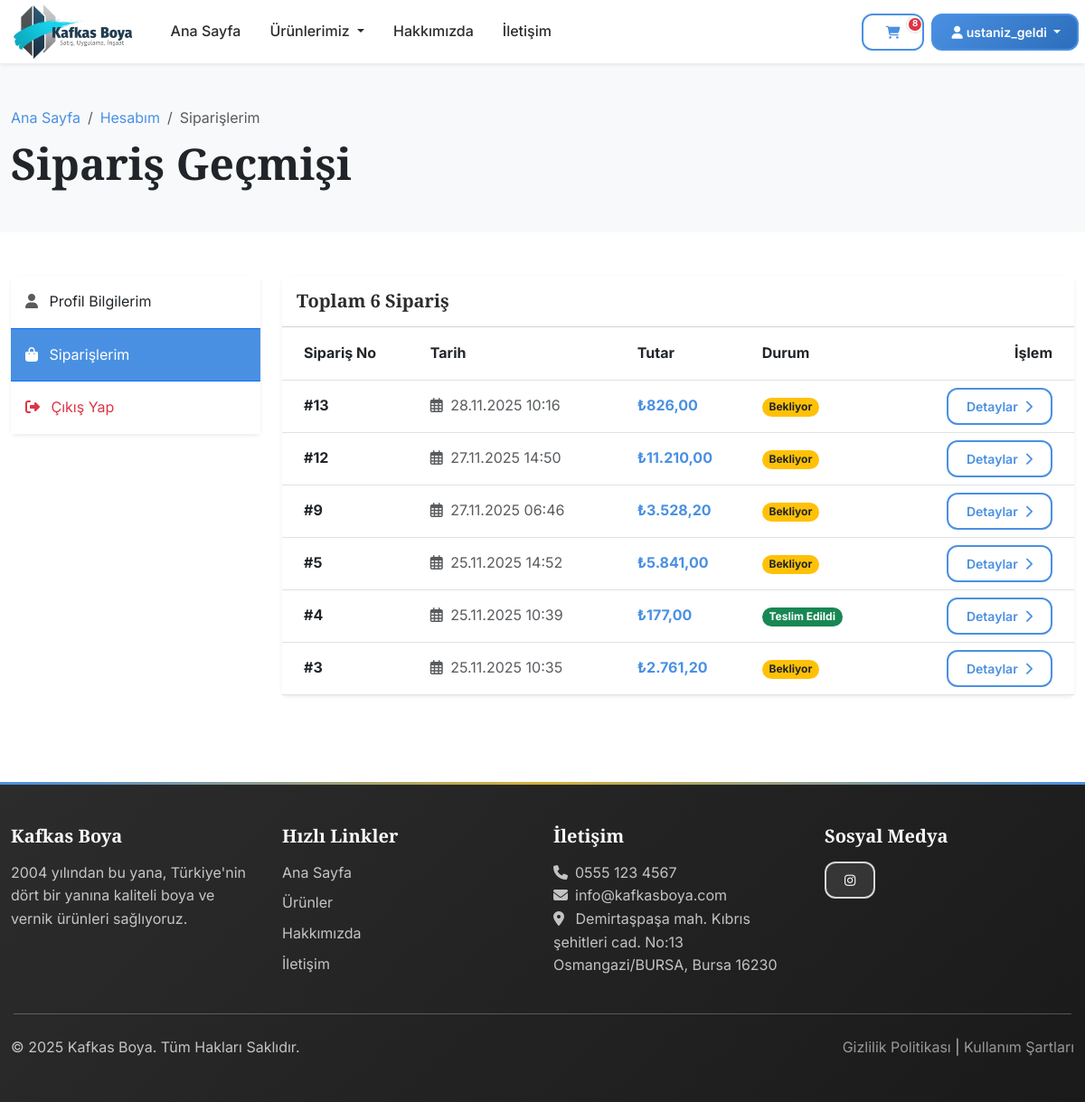
/orders.php (signed in), run on the app's committed database.
### tables this page shows
CREATE TABLE `orders` (
  `id` int(11) NOT NULL,
  `user_id` int(11) NOT NULL,
  `total_amount` decimal(10,2) NOT NULL,
  `status` enum('pending','processing','shipped','delivered','cancelled') DEFAULT 'pending',
  `created_at` timestamp NOT NULL DEFAULT current_timestamp(),
  `updated_at` timestamp NOT NULL DEFAULT current_timestamp() ON UPDATE current_timestamp()
);

### orders.php (the view, shortened to what this page needs)
<?php
require_once 'includes/session.php';
$user_id = $_SESSION['user_id'];
$sql = "SELECT o.*,
        (SELECT COUNT(*) FROM order_items WHERE order_id = o.id) as item_count
        FROM orders o
        WHERE o.user_id = ?
        ORDER BY o.created_at DESC";
$orders = [];
if ($stmt = $conn->prepare($sql)) {
    $stmt->bind_param("i", $user_id);
    $stmt->execute();
    $result = $stmt->get_result();
    while ($row = $result->fetch_assoc()) {
        $orders[] = $row;
    }
}
require_once 'includes/header.php';
?>
    <section class="page-header bg-light py-5" style="margin-top: 70px;">
        <div class="container">
            <div class="row align-items-center">
                <div class="col-lg-8">
                    <nav aria-label="breadcrumb">
                        <ol class="breadcrumb mb-2">
                            <li class="breadcrumb-item"><a href="/index.php" class="text-decoration-none text-primary">Ana Sayfa</a></li>
                            <li class="breadcrumb-item"><a href="/profile.php" class="text-decoration-none text-primary">Hesabım</a></li>
                            <li class="breadcrumb-item active">Siparişlerim</li>
                        </ol>
                    </nav>
                    <h1 class="display-5 fw-bold text-dark mb-0" style="font-family: 'Playfair Display', serif;">
                        Sipariş Geçmişi
                    </h1>
                </div>
            </div>
        </div>
    </section>
    <section class="py-5">
        <div class="container" style="height: %100; margin-bottom: 48px;">
            <div class="row">
                <div class="col-lg-3 mb-4">
                    <div class="card border-0 shadow-sm">
                        <div class="card-body p-0">
                            <div class="list-group list-group-flush">
                                <a href="/profile.php" class="list-group-item list-group-item-action py-3">
                                    <i class="fas fa-user me-2 text-muted"></i> Profil Bilgilerim
                                </a>
                                <a href="/orders.php" class="list-group-item list-group-item-action py-3 active bg-primary text-white">
                                    <i class="fas fa-shopping-bag me-2"></i> Siparişlerim
                                </a>
                                <a href="/logout.php" class="list-group-item list-group-item-action py-3 text-danger">
                                    <i class="fas fa-sign-out-alt me-2"></i> Çıkış Yap
                                </a>
                            </div>
                        </div>
                    </div>
                </div>
                <div class="col-lg-9">
                    <?php if (empty($orders)): ?>
                        <div class="text-center py-5 bg-light rounded-3">
                            <div class="mb-4">
                                <i class="fas fa-shopping-basket fa-4x text-muted opacity-50"></i>
                            </div>
                            <h3 class="fw-bold text-dark">Henüz Siparişiniz Yok</h3>
                            <p class="text-muted mb-4">Hemen alışverişe başlayıp ilk siparişinizi oluşturun.</p>
                            <a href="/shop.php" class="btn btn-primary btn-lg px-5">Alışverişe Başla</a>
                        </div>
                    <?php else: ?>
                        <div class="card border-0 shadow-sm">
                            <div class="card-header bg-white py-3">
                                <h5 class="mb-0 fw-bold">Toplam <?php echo count($orders); ?> Sipariş</h5>
                            </div>
                            <div class="card-body p-0">
                                <div class="table-responsive">
                                    <table class="table table-hover align-middle mb-0">
                                        <thead class="bg-light">
                                            <tr>
                                                <th class="ps-4 py-3">Sipariş No</th>
                                                <th class="py-3">Tarih</th>
                                                <th class="py-3">Tutar</th>
                                                <th class="py-3">Durum</th>
                                                <th class="py-3 text-end pe-4">İşlem</th>
                                            </tr>
                                        </thead>
                                        <tbody>
                                            <?php foreach ($orders as $order): ?>
                                                <tr>
                                                    <td class="ps-4 fw-bold">#<?php echo $order['id']; ?></td>
                                                    <td class="text-muted">
                                                        <i class="far fa-calendar-alt me-1"></i>
                                                        <?php echo date('d.m.Y H:i', strtotime($order['created_at'])); ?>
                                                    </td>
                                                    <td class="fw-bold text-primary">
                                                        ₺<?php echo number_format($order['total_amount'], 2, ',', '.'); ?>
                                                    </td>
                                                    <td>
                                                        <?php
                                                        $statusColors = [
                                                            'pending' => 'bg-warning text-dark',
                                                            'processing' => 'bg-info text-white',
                                                            'shipped' => 'bg-primary',
                                                            'delivered' => 'bg-success',
                                                            'cancelled' => 'bg-danger'
                                                        ];
                                                        $statusTexts = [
                                                            'pending' => 'Bekliyor',
                                                            'processing' => 'Hazırlanıyor',
                                                            'shipped' => 'Kargolandı',
                                                            'delivered' => 'Teslim Edildi',
                                                            'cancelled' => 'İptal Edildi'
                                                        ];
                                                        $status = $order['status'] ?? 'pending';
                                                        ?>
                                                        <span class="badge rounded-pill <?php echo $statusColors[$status] ?? 'bg-secondary'; ?>">
                                                            <?php echo $statusTexts[$status] ?? ucfirst($status); ?>
                                                        </span>
                                                    </td>
                                                    <td class="text-end pe-4">
                                                        <a href="#" class="btn btn-sm btn-outline-primary view-order-details" data-bs-toggle="modal" data-bs-target="#orderModal<?php echo $order['id']; ?>">
                                                            Detaylar <i class="fas fa-chevron-right ms-1"></i>
                                                        </a>
                                                    </td>
                                                </tr>
                                            <?php endforeach; ?>
                                        </tbody>
                                    </table>
                                </div>
                            </div>
                        </div>
                    <?php endif; ?>
                </div>
            </div>
        </div>
    </section>
<?php require_once 'includes/footer.php'; ?>

### assets/css/style.css (style rules this page uses)
:root { --primary-color: #4A90E2; --primary-dark: #2C6EBB; --primary-light: #7FB3F0; --secondary-color: #D4AF37; --secondary-dark: #B8941F; --secondary-light: #E8C766; --accent-color: #8B4513; --accent-light: #A0522D; --neutral-dark: #2C2C2C; --neutral-gray: #5A5A5A; --neutral-light: #F8F9FA; --neutral-white: #FFFFFF; --success-color: #5DADE2; --warning-color: #F39C12; --danger-color: #E74C3C; --info-color: #3498DB; --font-primary: 'Inter', sans-serif; --font-display: 'Playfair Display', serif; --border-radius: 8px; --border-radius-lg: 12px; --border-radius-xl: 16px; --box-shadow: 0 2px 8px rgba(74, 144, 226, 0.1), 0 1px 3px rgba(74, 144, 226, 0.08); --box-shadow-lg: 0 8px 25px rgba(74, 144, 226, 0.15), 0 4px 12px rgba(74, 144, 226, 0.1); --box-shadow-xl: 0 15px 40px rgba(74, 144, 226, 0.2), 0 8px 20px rgba(74, 144, 226, 0.15); --transition: all 0.3s cubic-bezier(0.4, 0, 0.2, 1); --transition-fast: all 0.15s ease; }
* { margin: 0; padding: 0; box-sizing: border-box; }
html, body { overflow-x: hidden !important; }
body { font-family: var(--font-primary); font-size: 16px; line-height: 1.6; color: var(--neutral-gray); background-color: var(--neutral-white); overflow-x: hidden; }
h1, h2, h3, h4, h5, h6 { font-family: var(--font-display); font-weight: 600; color: var(--neutral-dark); margin-bottom: 0.75rem; line-height: 1.2; }
h1 { font-size: 3rem; font-weight: 700; }
h5 { font-size: 1.25rem; }
.btn { font-weight: 600; border-radius: var(--border-radius-lg); padding: 0.875rem 2rem; transition: var(--transition); border: 2px solid transparent; position: relative; overflow: hidden; }
.btn-outline-primary { background: transparent; border-color: var(--primary-color); color: var(--primary-color); }
.btn-sm { padding: 0.5rem 1.25rem; font-size: 0.875rem; }
.container { max-width: 1200px; margin: 0 auto; padding-left: 15px; padding-right: 15px; }
.row { margin-left: -15px; margin-right: -15px; }
.text-primary { color: var(--primary-color) !important; }
.bg-primary { background-color: var(--primary-color) !important; }
.bg-light { background-color: var(--neutral-light) !important; }

### data on the page
orders: id "13", created_at "28.11.2025 10:16", total_amount "826,00", status "Bekliyor"
orders: id "12", created_at "27.11.2025 14:50", total_amount "11.210,00", status "Bekliyor"
orders: id "9", created_at "27.11.2025 06:46", total_amount "3.528,20", status "Bekliyor"
orders: id "5", created_at "25.11.2025 14:52", total_amount "5.841,00", status "Bekliyor"
orders: id "4", created_at "25.11.2025 10:39", total_amount "177,00", status "Teslim Edildi"
orders: id "3", created_at "25.11.2025 10:35", total_amount "2.761,20", status "Bekliyor"

### other printed values
$cart_count "8"
$_SESSION['username'] "ustaniz_geldi"
count($orders) "6"
